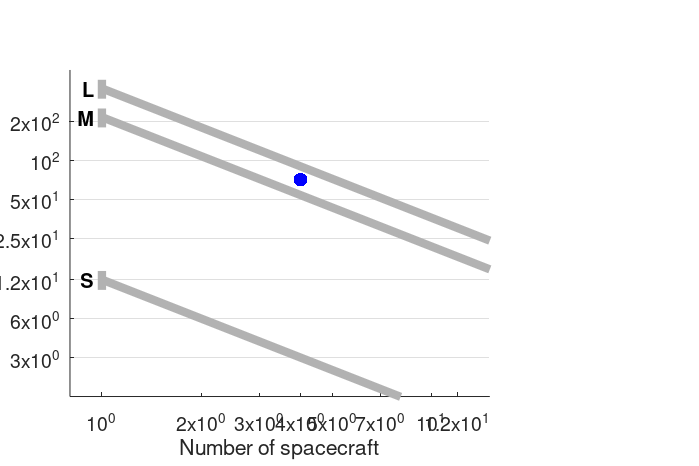

Recreate this plot in MATLAB. (Note: this script raises an error after producing the figure.)
function payload_mass_vs_number_of_sc
%% Defaults
payloadLim = [1.5 500]; % kg

nScMax   = 12;
xLim = [0.8 nScMax/0.8];
yLim = payloadLim; 

Cluster = struct('nSc',4,'mPayload',71,'name','Cluster');
CrossScaleI = struct('nSc',10,'mPayload',40,'name','Cross-Scale I');
CrossScaleII= struct('nSc',7,'mPayload',30,'name','Cross-Scale II');
EIDOSCOPE   = struct('nSc',1, 'mPayload',40,'name','EIDOSCOPE');
MMS = struct('nSc',4,'mPayload',100,'name','MMS');
THEMIS      = struct('nSc',5, 'mPayload',24,'name','THEMIS');
TorESA      = struct('nSc',1, 'mPayload',26,'name','Tor');

M4BigMum      = struct('nSc',1,  'mPayload',225,'name','BM','nameLong','Big Mother');
M4MumSonI     = struct('nSc',1.3,'mPayload',158,'name','MS','nameLong','Mother Son');
M4MumSonII    = struct('nSc',1.3,'mPayload',11, 'name','MS','nameLong','Mother Son');
M4MumDaughterI= struct('nSc',1.5,'mPayload',135,'name','MD','nameLong','Mother Daughters');
M4MumDaughterII= struct('nSc',1.5,'mPayload',3,'name','MD','nameLong','Mother Daughters');
M4MotherMother= struct('nSc',2,  'mPayload',90, 'name','MM','nameLong','Mother Mother');
M4MotherFather= struct('nSc',2,  'mPayload',79, 'name','MF','nameLong','Mother Father');
M4Sisters     = struct('nSc',3,  'mPayload',50, 'name','S', 'nameLong','Sisters');

Lclass = struct('mLim',300*[1 1.4],'name','L'); % payload mass for single s/c
Mclass = struct('mLim',180*[1 1.4],'name','M'); % payload mass for single s/c
Sclass = struct('mLim', 10*[1 1.4],'name','S'); % payload mass for single s/c

ScProps = {'MarkerSize',30,'MarkerEdgeColor','b'};
ScTextProps = {'FontWeight','demi','FontSize',18,'color',[0.4 0.4 0.4]};
M4Props = {'MarkerSize',30,'MarkerEdgeColor','r'};
M4TextProps = {'FontWeight','demi','FontSize',18};
ClassLine = {'Color',[0.7 0.7 0.7],'linewidth',6,'linestyle','-'};
%% Initialize figure
set(0,'defaultLineLineWidth', 1.5);
fn=figure(61);
clf reset;
clear h;
set(fn,'color','white'); % white background for figures (default is grey)
set(gcf,'PaperUnits','centimeters')
xSize = 14; ySize = 2/3*xSize;
xLeft = (30-xSize)/2; yTop = (21-ySize)/2;
set(gcf,'PaperPosition',[xLeft yTop xSize ySize])
set(gcf,'Position',[10 10 xSize*50 ySize*50])
set(gcf,'paperpositionmode','auto') % to get the same printing as on screen
clear xLeft xSize sLeft ySize yTop
% additional good options
set(gcf,'defaultAxesFontSize',14);
set(gcf,'defaultTextFontSize',14);
set(gcf,'defaultAxesFontUnits','pixels');
set(gcf,'defaultTextFontUnits','pixels');

h=axes('position',[0.1 0.15 0.6 0.7]); % [x y dx dy]

% y axis
set(h,'ylim',payloadLim,...
	'yscale','log',...
	'ytick',[3 6 12 25 50 100 200 ],...
	'yminortick','off',...
	'ygrid','on','yminorgrid','off');
ylabel(h,'payload mass [kg]');
% x-axis
set(h,'xlim',xLim,...
	'xscale','log',...
	'xtick',[1 2 3 4 5 7 10 12]);
xlabel(h,'Number of spacecraft');
hold(h,'on');

% plot class lines
plot_class(Sclass);
plot_class(Mclass);
plot_class(Lclass);

% plot spacecrat
plot_spacecraft(Cluster)
plot_spacecraft(CrossScaleI)
plot_spacecraft(CrossScaleII)
plot_spacecraft(EIDOSCOPE)
plot_spacecraft(MMS)
plot_spacecraft(THEMIS,'verticalalignment','top')
plot_spacecraft(TorESA)

plot_m4(M4BigMum)
plot_m4(M4MumSonI)
plot_m4(M4MumSonII)
line([M4MumSonI.nSc M4MumSonII.nSc ],...
	[M4MumSonI.mPayload M4MumSonII.mPayload ],...
	'linestyle',':','color','r');
plot_m4(M4MumDaughterI)
plot_m4(M4MumDaughterII)
line([M4MumDaughterI.nSc M4MumDaughterII.nSc ],...
	[M4MumDaughterI.mPayload M4MumDaughterII.mPayload ],...
	'linestyle',':','color','r');
plot_m4(M4MotherMother)
plot_m4(M4MotherFather,'verticalalignment','top')
plot_m4(M4Sisters)

legend_m4(M4BigMum,M4MumSonI,M4MumDaughterI,M4MotherMother,M4MotherFather,M4Sisters)

irf_legend(h,[datestr(now,31) '  ' mfilename],[0.99 1.01],...
	'fontsize',6,'interpreter','none','color',[0.9 0.9 0.9])
%% Functions nested
	function plot_spacecraft(Sc,varargin)
		plot(h,Sc.nSc,Sc.mPayload,'.',ScProps{:});
		text(Sc.nSc*1.05,Sc.mPayload*1.1,...
			Sc.name,'parent',h,ScTextProps{:},varargin{:});
	end
	function plot_m4(Sc,varargin)
		plot(h,Sc.nSc,Sc.mPayload,'.',M4Props{:});
		text(Sc.nSc*1.05,Sc.mPayload*1.1,...
			Sc.name,'parent',h,M4TextProps{:},varargin{:});
	end
	function legend_m4(varargin)
		textStruct = cell(1,nargin);
		for j=1:nargin
			Sc = varargin{j};
			textStruct{j} = [Sc.name ' - ' Sc.nameLong];
		end
		text(xLim(2),yLim(1),textStruct,...
			'verticalalignment','bottom');
	end
	function plot_class(Class)
		m = mean(Class.mLim);
		line([1 xLim(2)],[m m/xLim(2)],ClassLine{:});
		line([1 1],Class.mLim,'parent',h,ClassLine{:});
		text(0.95,mean(Class.mLim),Class.name,...
			'horizontalalignment','right','fontsize',20,'fontweight','bold');
	end
end

